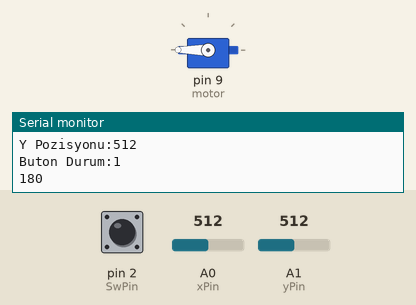
Simulated run of this sketch. Board: Arduino Uno, built with avr-gcc and run on an emulated ATmega328P. On the bench: servo, the last lines printed to the serial monitor. The test bench sets the inputs (shaded band); at power-on: A0 (xPin) = 512, A1 (yPin) = 512, pin 2 (SwPin) HIGH.

Above: at 1.3 s.
1.4 s: A0 (xPin) set to 306
At 2.7 s:
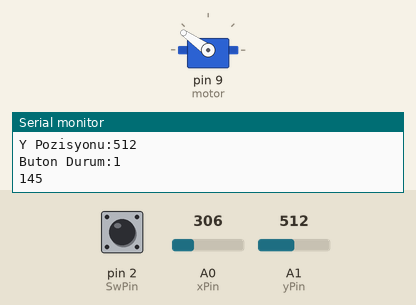
3.0 s: A1 (yPin) set to 306
At 4.2 s:
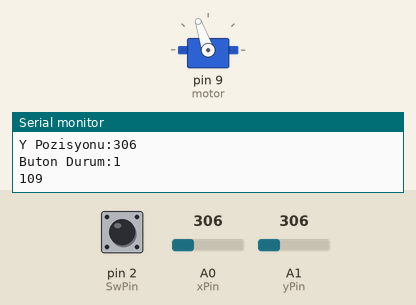
4.5 s: A0 (xPin) set to 170
At 5.4 s:
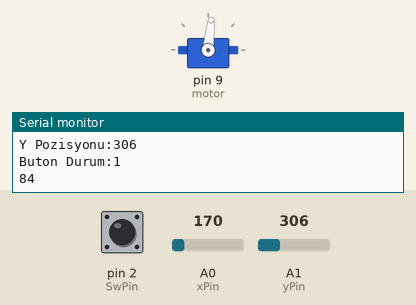
6.0 s: A1 (yPin) set to 170
At 6.7 s:
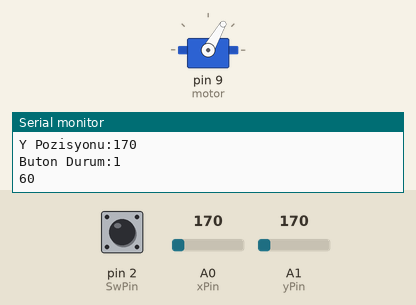
7.5 s: A0 (xPin) set to 122
At 8.0 s:
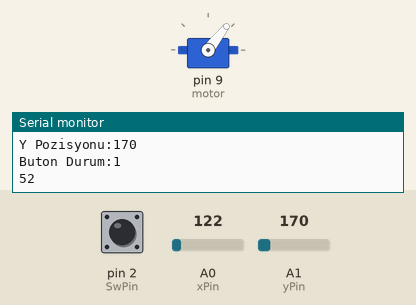
9.0 s: A1 (yPin) set to 0
At 9.3 s:
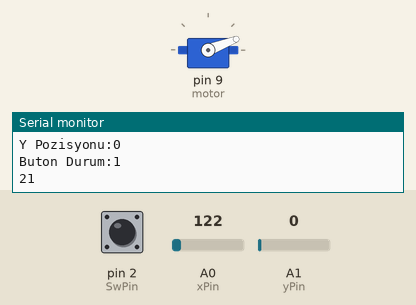
Timing chart, 0 to 11.5 s (numbered marks = the images above; inputs shaded):
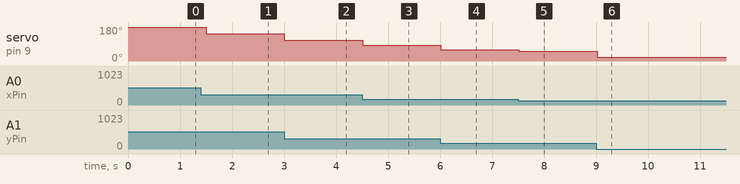

Measured:
- after the input at 1.4 s, servo on pin 9 (motor): 180° → 145° after 0.10 s
- after the input at 3.0 s, servo on pin 9 (motor): 145° → 109° at once
- after the input at 4.5 s, servo on pin 9 (motor): 109° → 84° at once
- after the input at 6.0 s, servo on pin 9 (motor): 84° → 60° at once
- after the input at 7.5 s, servo on pin 9 (motor): 60° → 52° at once
- after the input at 9.0 s, servo on pin 9 (motor): 52° → 21° at once

The sketch:

joystick_ve_servo.ino
```cpp
#include <Servo.h>

Servo motor;

int xPin = A0;
int yPin = A1;
int SwPin =2;

int xPozisyonu = 0;
int yPozisyonu = 0;
int SwDurum = 0;
int toplam = 0;

void setup() {
Serial.begin(9600);
pinMode(xPin,INPUT);
pinMode(xPin,INPUT);
pinMode(SwPin,INPUT_PULLUP);
motor.attach(9);
}

void loop() {
xPozisyonu = analogRead(xPin);
yPozisyonu = analogRead(yPin);
toplam = xPozisyonu+yPozisyonu;
toplam = map(toplam,0,1010,0,180);
SwDurum = digitalRead(SwPin);

if(toplam >180){
  toplam=180;
}


motor.write(toplam);

Serial.print("X Pozisyonu:");
Serial.println(xPozisyonu);
Serial.print("Y Pozisyonu:");
Serial.println(yPozisyonu);
Serial.print("Buton Durum:");
Serial.println(SwDurum);
Serial.println(toplam);
delay(500);
}
```
